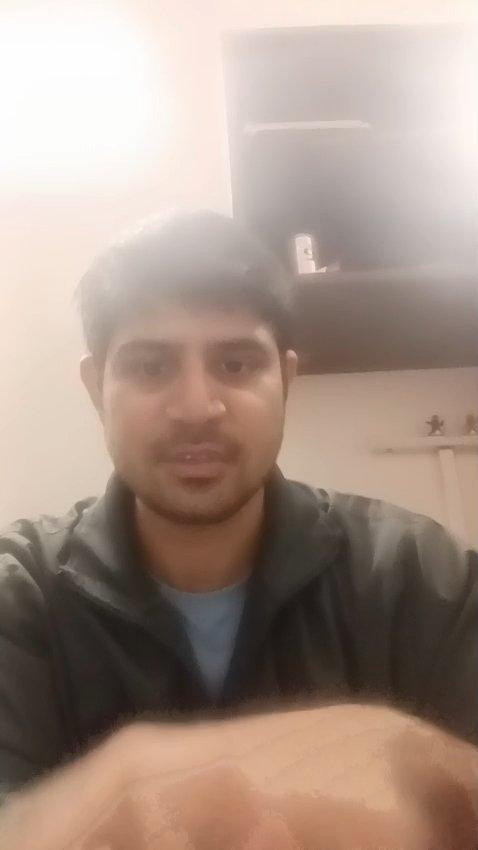
#> input picture backend/app/last_received_frame.jpg, 478 x 850 px
$ python -i forensic_features.py   (imports and definitions only)
#> lines starting #> are read from the running program, lines starting #| are printed output that depends on the picture; after the words box and inside, x2 and y2 are one past the last pixel; in counts of white or black regions, pixels touching at a corner belong together
#> further down, picture is the input picture: PIL image 478x850 RGB; mean R, G, B 166.2, 146.7, 135.3
import numpy as np
from PIL import Image
import io
import base64
from scipy.ndimage import laplace, gaussian_filter

def extract_advanced_forensic_features(image: Image.Image):
    """
    Extract robust mathematical forensic features from a face / video frame.
    Avoids photographic false positives (like background bokeh or camera portrait blur)
    and guards against division by zero on blank/solid frames.
    """
    img = image.convert('RGB')
    arr = np.array(img, dtype=np.float32)
    h, w, c = arr.shape
#> h = 850; w = 478; c = 3

    # Grayscale
    gray = 0.2989 * arr[:, :, 0] + 0.5870 * arr[:, :, 1] + 0.1140 * arr[:, :, 2]
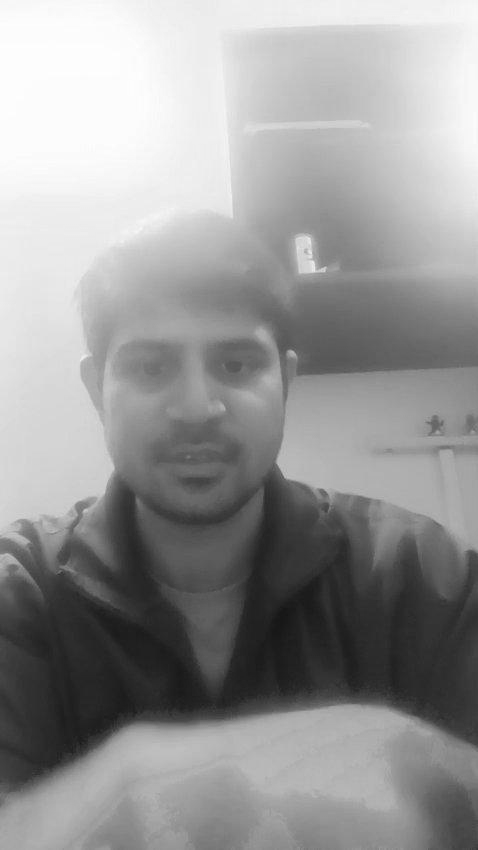
#> gray: shape (850, 478) float32; min 21.85, max 255, mean 151.2
    gray_std = float(np.std(gray))
#> gray_std = 68.44
    gray_mean = float(np.mean(gray))
#> gray_mean = 151.2

    # Guard: If frame is nearly black or completely uniform (unrendered frame buffer)
    if gray_std < 4.0 or gray_mean < 4.0:
        return {
            "hf_mid_ratio": 0.24,
            "peak_to_median": 4.0,
            "azimuthal_var": 0.70,
            "face_texture_energy": 2.5,
            "boundary_ratio": 1.0,
            "face_noise_std": 1.5,
            "color_decorrelation": 0.05,
            "is_blank_frame": True
        }

    # 1. 2D FFT Frequency Analysis
    f = np.fft.fft2(gray)
    fshift = np.fft.fftshift(f)
    mag = np.abs(fshift) + 1e-8
    log_mag = np.log(mag)
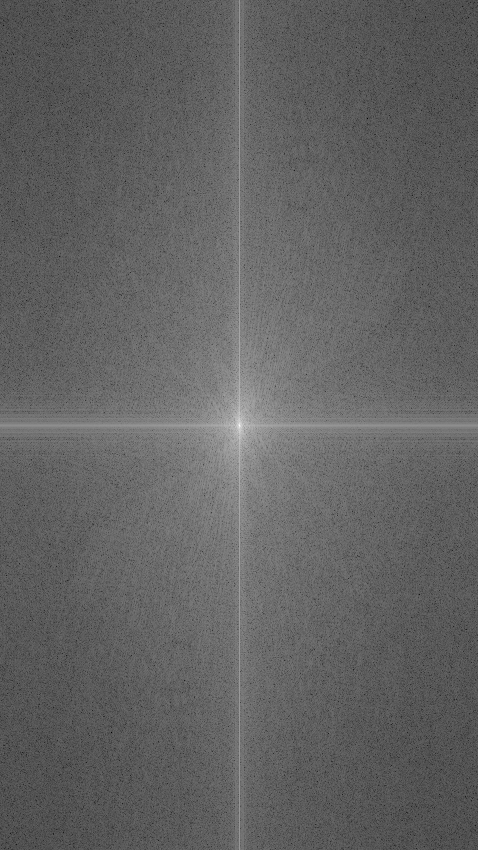
#> log_mag: shape (850, 478) float64; min -0.992, max 17.93, mean 6.33; drawn with min black and max white

    cy, cx = h // 2, w // 2
#> cy = 425; cx = 239
    y, x = np.ogrid[:h, :w]
#> y = 850 values from 0 to 849
    r = np.sqrt((x - cx)**2 + (y - cy)**2)
    r_max = np.sqrt(cx**2 + cy**2)
#> r_max = 487.6
    r_norm = r / (r_max + 1e-8)

    # Radial bands
    low_band = np.mean(mag[(r_norm >= 0.02) & (r_norm < 0.15)])
#> low_band = 17141.1
    mid_band = np.mean(mag[(r_norm >= 0.15) & (r_norm < 0.40)])
#> mid_band = 2053.7
    high_band = np.mean(mag[(r_norm >= 0.40) & (r_norm < 0.75)])
#> high_band = 642.2

    # High frequency / mid frequency ratio
    hf_mid_ratio = float(high_band / (mid_band + 1e-8))
#> hf_mid_ratio = 0.313

    # Spectral grid periodic spikes: Check max peak relative to local median in high frequency ring
    hf_ring = log_mag[(r_norm >= 0.35) & (r_norm < 0.70)]
    if len(hf_ring) > 0 and np.std(hf_ring) > 1e-4:
        peak_to_median = float((np.max(hf_ring) - np.median(hf_ring)) / (np.std(hf_ring) + 1e-8))
#> peak_to_median = 5.18
        azimuthal_var = float(np.var(hf_ring))
#> azimuthal_var = 0.77
    else:
        peak_to_median = 4.0
        azimuthal_var = 0.70

    # 2. Facial region vs Boundary Seam Analysis
    # Aspect-ratio-aware face bounding region
    if h > w:
        # Portrait (mobile phone video): Face is typically centered in upper 15%-65%
        y1, y2 = int(0.12 * h), int(0.62 * h)
#> y1 = 102; y2 = 527
        x1, x2 = int(0.10 * w), int(0.90 * w)
#> x1 = 47; x2 = 430
    else:
        # Landscape: Face is centered
        y1, y2 = int(0.18 * h), int(0.82 * h)
        x1, x2 = int(0.22 * w), int(0.78 * w)

    face_patch = gray[y1:y2, x1:x2]
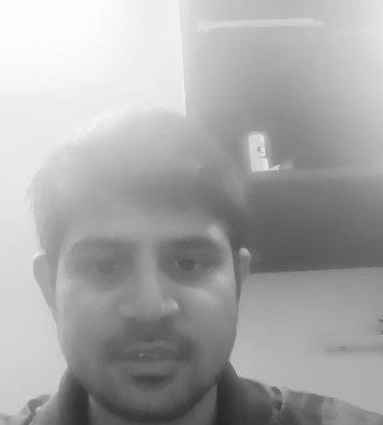
#> face_patch: shape (425, 383) float32; min 39.25, max 254.7, mean 167.8

    # Texture detail (Laplacian variance of face patch)
    face_lap = laplace(face_patch)
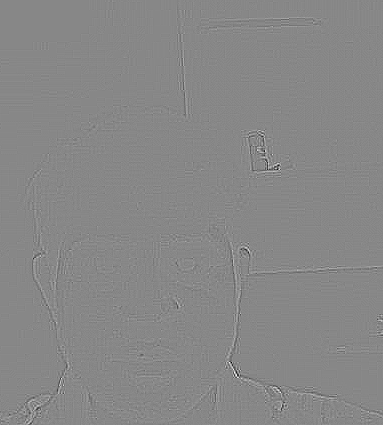
#> face_lap: shape (425, 383) float32; min -95.12, max 83.64, mean 0; drawn with min black and max white
    face_texture_energy = float(np.mean(np.abs(face_lap)))
#> face_texture_energy = 2.13

    # Seam detection: Ring around face patch (transition boundary)
    boundary_mask = np.zeros((h, w), dtype=bool)
    boundary_mask[max(0, y1-15):min(h, y1+15), x1:x2] = True
    boundary_mask[max(0, y2-15):min(h, y2+15), x1:x2] = True
    boundary_mask[y1:y2, max(0, x1-15):min(w, x1+15)] = True
    boundary_mask[y1:y2, max(0, x2-15):min(w, x2+15)] = True

    seam_gradient = float(np.mean(np.abs(laplace(gray)[boundary_mask]))) if np.any(boundary_mask) else 0.0
#> seam_gradient = 1.7
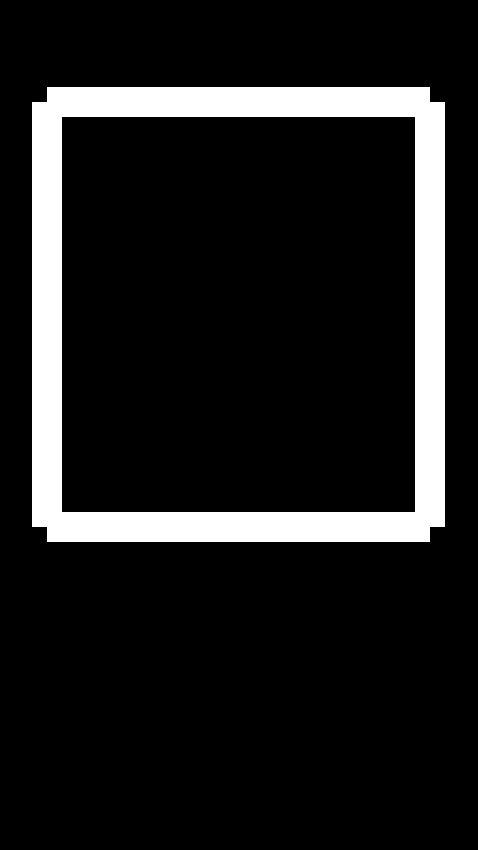
#> boundary_mask: shape (850, 478) bool; 11.7% white; 1 white region, box (x1, y1, x2, y2) and area: (32, 87, 445, 542) 47580
    # Boundary seam ratio: discontinuity at transition
    boundary_ratio = float(seam_gradient / (face_texture_energy + 1e-6))
#> boundary_ratio = 0.798

    # 3. High-Pass Noise Residual Consistency (PRNU proxy)
    smoothed_face = gaussian_filter(face_patch, sigma=1.0)
    face_noise = face_patch - smoothed_face
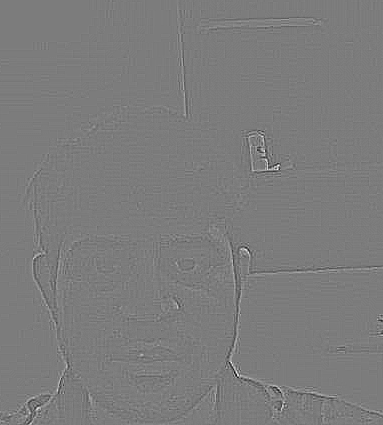
#> face_noise: shape (425, 383) float32; min -23.37, max 24.48, mean 0; drawn with min black and max white
    face_noise_std = float(np.std(face_noise))
#> face_noise_std = 1.22

    # 4. Color Cross-Channel Correlation with zero-variance protection
    r_ch = arr[y1:y2, x1:x2, 0].ravel()
    g_ch = arr[y1:y2, x1:x2, 1].ravel()
    b_ch = arr[y1:y2, x1:x2, 2].ravel()

    r_std = np.std(r_ch)
#> r_std = 45.31
    g_std = np.std(g_ch)
#> g_std = 51.19
    b_std = np.std(b_ch)
#> b_std = 54.37

    if r_std > 1e-3 and g_std > 1e-3:
        corr_rg = float(np.corrcoef(r_ch, g_ch)[0, 1])
#> corr_rg = 0.979
    else:
        corr_rg = 1.0

    if r_std > 1e-3 and b_std > 1e-3:
        corr_rb = float(np.corrcoef(r_ch, b_ch)[0, 1])
#> corr_rb = 0.957
    else:
        corr_rb = 1.0

    if np.isnan(corr_rg):
        corr_rg = 1.0
    if np.isnan(corr_rb):
        corr_rb = 1.0

    color_decorrelation = float(max(0.0, 1.0 - min(corr_rg, corr_rb)))
#> color_decorrelation = 0.0432

    return {
        "hf_mid_ratio": hf_mid_ratio,
        "peak_to_median": peak_to_median,
        "azimuthal_var": azimuthal_var,
        "face_texture_energy": face_texture_energy,
        "boundary_ratio": boundary_ratio,
        "face_noise_std": face_noise_std,
        "color_decorrelation": color_decorrelation,
        "is_blank_frame": False
    }

>>> from PIL import Image
>>> picture = Image.open('../last_received_frame.jpg')
>>> result = extract_advanced_forensic_features(picture)
#> result = {'hf_mid_ratio': 0.313, 'peak_to_median': 5.18, 'azimuthal_var': 0.77, 'face_texture_energy': 2.13, 'boundary_ratio': 0.798, 'face_noise_std': 1.22, 'color_decorrelation': 0.0432, 'is_blank_frame': False}
